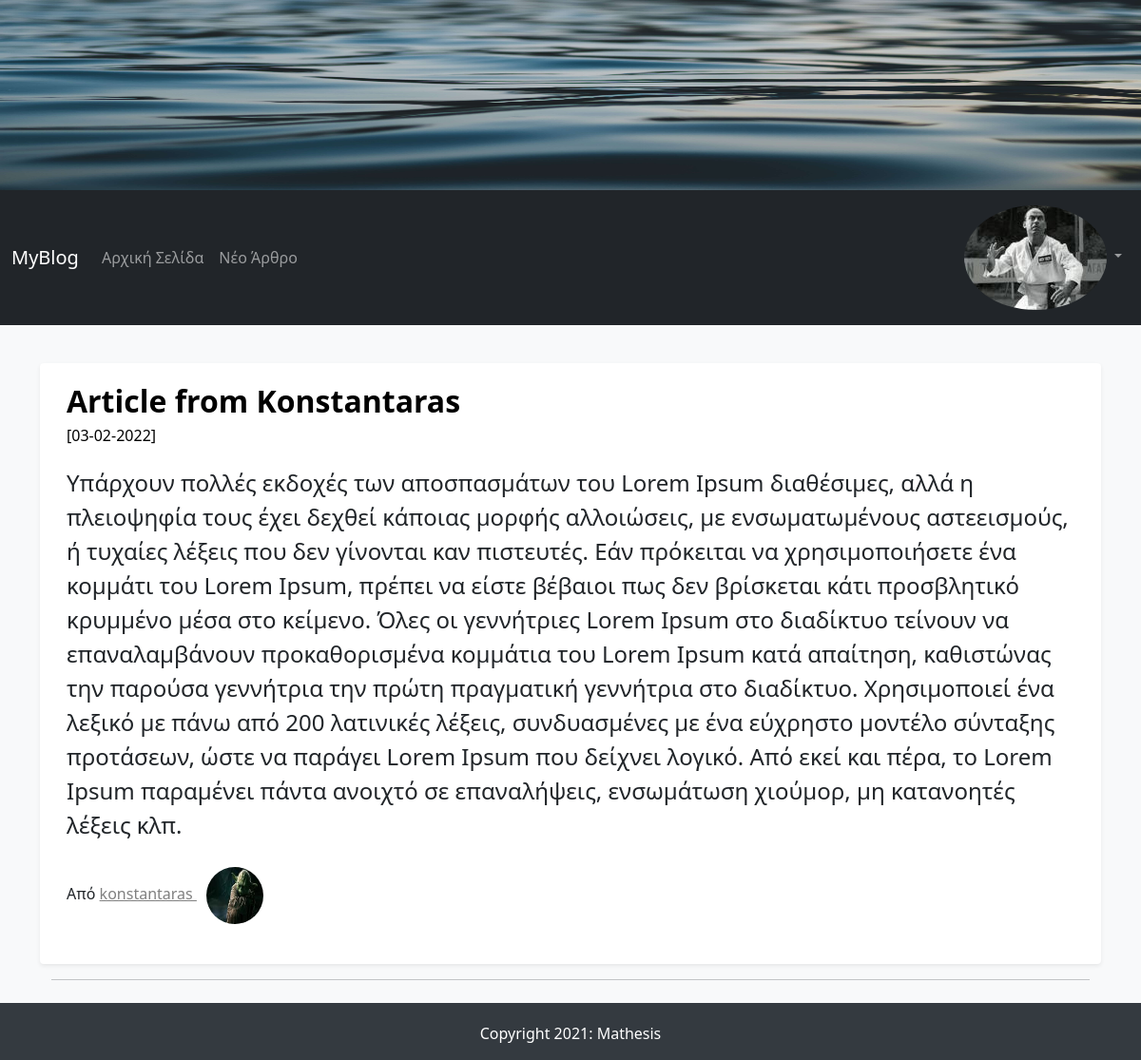
/full_article/3 (signed in), run on the app's committed database.
### FlaskBlogApp/models.py (models this page shows, shortened)
class User(db.Model, UserMixin): # UserMixin extends class to flask-login capabilities
    id = db.Column(db.Integer, primary_key=True)
    username = db.Column(db.String(15), unique=True, nullable=False)
    email = db.Column(db.String(150), unique=True, nullable=False)
    password = db.Column(db.String(36), nullable=False)
    profile_image = db.Column(db.String(30), default='default_profile_image.jpg')
    articles = db.relationship('Article', backref='author', lazy=True) # Article - relationship with the model not the table

class Article(db.Model):
    id = db.Column(db.Integer, primary_key=True)
    article_title = db.Column(db.String(50), nullable=False)
    article_body = db.Column(db.Text(), nullable=False)
    article_image = db.Column(db.String(30), default='default_article_image.jpg', nullable=False)
    date_created = db.Column(db.DateTime, default=datetime.utcnow, nullable=False)
    user_id = db.Column(db.Integer, db.ForeignKey('user.id'), nullable=False) # user.id of the table not of the class

### FlaskBlogApp/routes.py (the view)
@app.route("/full_article/<int:article_id>", methods=["GET"])
def full_article(article_id):
    article = Article.query.get_or_404(article_id)
    return render_template("full_article.html", article=article)

### FlaskBlogApp/models.py (called while the page is built)
@login_manager.user_loader
def load_user(user_id):
    return User.query.get(int(user_id))

### FlaskBlogApp/templates/full_article.html (shortened to what this page needs)
{% extends "base.html" %}
{% block content %}
    <main role="main" class="container">
        {% if article %}
            <div class="row my-3 p-3 bg-body rounded shadow-sm">
                <div class="col col-md-12">
                <div class="main-article-title">
                    {{ article.article_title | safe }}
                </div>
                <small class="article_date">[{{ article.date_created.strftime('%d-%m-%Y') }}]</small>
                <p class="main-article-partial-text">
                    {{ article.article_body | safe }}
                </p>
                <p class="">Από
                    <span>
                    <a class="author-name" href="{{ url_for('articles_by_author', author_id=article.author.id) }}"> {{ article.author.username }}
                        <img class="rounded-circle profile-image" alt="{{ article.author.username }}" src="{{ url_for('static', filename='images/profiles_images/'+article.author.profile_image) }}" data-holder-rendered="true" data-bs-toggle="tooltip" data-bs-placement="top" title="{{ article.author.username }}">
                    </a>
                    </span>
                </p>
                </div>
            </div>
            <hr>
        {% endif %}
    </main>
{% endblock content %}

### FlaskBlogApp/templates/navbar.html (shortened to what this page needs)
<nav class="navbar navbar-expand-lg navbar-dark bg-dark">
    <div class="container-fluid">
      <a class="navbar-brand" href="/">MyBlog</a>
      <div class="collapse navbar-collapse" id="navbarNav">
        <ul class="navbar-nav me-auto mb-2 mb-lg-0">
          <li class="nav-item">
            <a class="nav-link" aria-current="page" href="/">Αρχική Σελίδα</a>
          </li>
          <li class="nav-item">
            <a class="nav-link" href="/new_article/">Νέο Άρθρο</a>
          </li>
        </ul>
        <ul class="nav navbar-nav navbar-right">
          {% if current_user.is_authenticated %}
            <li class="nav-item dropdown">
              <a class="nav-link dropdown-toggle" href="#" id="navbarDropdown" role="button" data-bs-toggle="dropdown" aria-expanded="false">
                <img  class="rounded-circle navbar-profile_image" src="{{ url_for('static', filename='images/profiles_images/'+current_user.profile_image) }}" alt="{{ current_user.username }}"
                data-holder-rendered="true" data-bs-toggle="tooltip" data-bs-placement="top"
                title="{{ current_user.username }}">
              </a>
            </li>
          {% endif %}
        </ul>
      </div>
    </div>
  </nav>

### FlaskBlogApp/static/css/styles.css (style rules this page uses)
body { background-color: #f8f9fa; }
.container { margin-top: 20px; }
.main-article-title { font-size: 2em; font-weight: bold; text-decoration: none; color: black; }
.article_date,.article_date:hover { font-size: 1em; color: black; }
.main-article-partial-text,.main-article-full-text { font-size: 1.5em; margin-top: 20px; }
.author-name:link { color: gray; }
.main-article-category:hover,.main-article-title:hover,.author-name { text-decoration: underline; color: black; }
.row { margin-top: 20px; }
.profile-image { width: 60px; height: 60px; margin: 10px; }

### data on the page
User: profile_image (picture)
Article: article_title "Article from Konstantaras", date_created "03-02-2022", article_body "Υπάρχουν πολλές εκδοχές των αποσπασμάτων του Lorem Ipsum διαθέσιμες, αλλά η πλειοψηφία τους έχει δεχθεί κάποιας μορφής αλλοιώσεις, με ενσωματωμένους αστεεισμούς, ή τυχαίες λέξεις που δεν γίνονται καν πιστευτές. Εάν πρόκειται να χρησιμοποιήσετε ένα κομμάτι του Lorem Ipsum, πρέπει να είστε βέβαιοι πως δεν βρίσκεται κάτι προσβλητικό κρυμμένο μέσα στο κείμενο. Όλες οι γεννήτριες Lorem Ipsum στο διαδίκτυο τείνουν να επαναλαμβάνουν προκαθορισμένα κομμάτια του Lorem Ipsum κατά απαίτηση, καθιστώνας την παρούσα γεννήτρια την πρώτη πραγματική γεννήτρια στο διαδίκτυο. Χρησιμοποιεί ένα λεξικό με πάνω από 200 λατινικές λέξεις, συνδυασμένες με ένα εύχρηστο μοντέλο σύνταξης προτάσεων, ώστε να παράγει…"
User: author.username "konstantaras", profile_image (picture)
